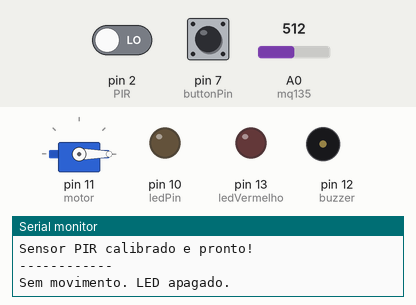
Simulated run of this sketch. Board: Arduino Uno, built with avr-gcc and run on an emulated ATmega328P. On the bench: servo, output pins drawn as LEDs (lit = HIGH), buzzer (waves = sounding), the last lines printed to the serial monitor. The test bench sets the inputs (shaded band); at power-on: A0 (mq135) = 512, pin 2 (PIR) LOW, pin 7 (buttonPin) LOW.

Above: at 3.2 s.
3.3 s: A0 (mq135) set to 686
15.5 s: A0 (mq135) set to 710
At 26.1 s:
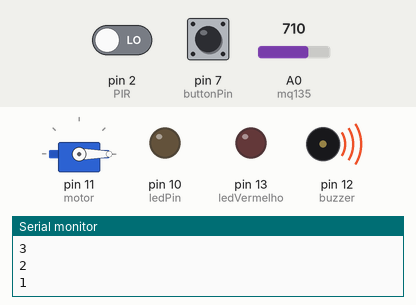
28.5 s: pin 2 (PIR) driven HIGH
At 35.4 s:
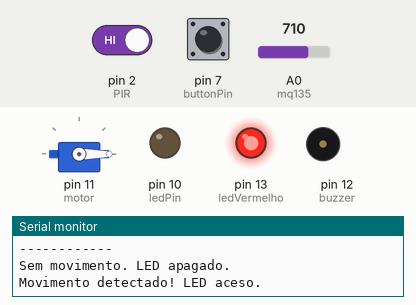
42.5 s: pin 7 (buttonPin) pulled HIGH for 3 s
At 43.4 s:
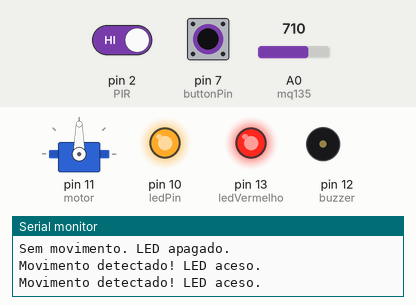
50.5 s: pin 2 (PIR) driven LOW
At 55.5 s:
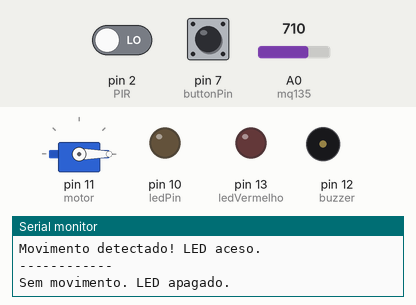
64.5 s: pin 7 (buttonPin) pulled HIGH for 3 s
At 66.3 s:
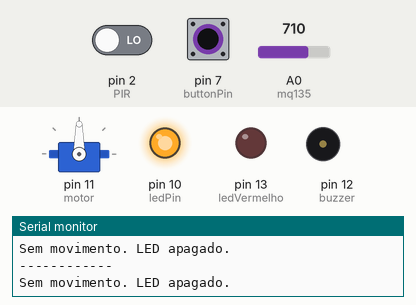
Timing chart, 0 to 72.5 s (numbered marks = the images above; inputs shaded):
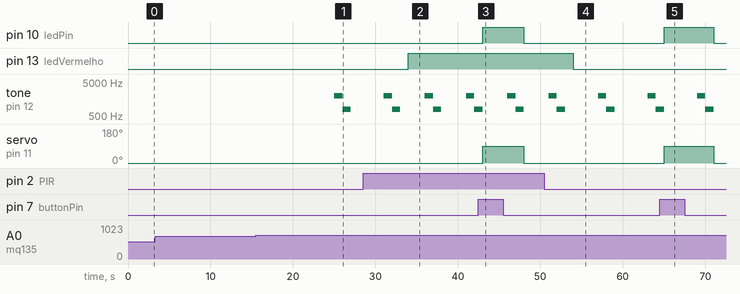

Measured:
- the behaviour switches between 700 and 701 on A0 (mq135) (found by bisection; images 0 and 1)
- after the input at 15.5 s, tone on pin 12 (buzzer): silent → 2000 Hz after 9.5 s, → 800 Hz 1.0 s later, → silent 1.0 s later
- after the input at 28.5 s, pin 13 (ledVermelho): LOW → HIGH after 5.5 s
- after the input at 42.5 s, pin 10 (ledPin): LOW → HIGH after 0.52 s, → LOW 5.0 s later; servo on pin 11 (motor): 0° → 90° after 0.52 s, → 0° 5.0 s later
- after the input at 50.5 s, pin 13 (ledVermelho): HIGH → LOW after 3.5 s
- after the input at 64.5 s, pin 10 (ledPin): LOW → HIGH after 0.52 s, → LOW 6.0 s later; servo on pin 11 (motor): 0° → 90° after 0.52 s, → 0° 6.0 s later

The sketch:

nto_para_a_lampada_da_casa_inteligente_para_pcd_visual_1__1_.ino
```cpp
 #include <Servo.h>
Servo motor;


//Variaveis Globais Detecção de gás
const int mq135 = A0;
const int buzzer = 12;
int contador = 0;

const int ledVermelho = 13; //pino do led
const int PIR = 2; // pino do PIR


int buttonPin = 7;
int ledPin = 10;
int estadoButton = 0;


void acenderLEDAoDetectarPresenca(){
int estadoPIR = digitalRead(PIR);


  if(estadoPIR == HIGH){

    digitalWrite(ledVermelho, HIGH);
    Serial.println();
      Serial.println("Movimento detectado! LED aceso.");
    delay(2000);
}
else {
   digitalWrite(ledVermelho, LOW);
  Serial.println("------------");
Serial.println("Sem movimento. LED apagado.");
  delay(3000);
  }

}//Fim do led


void alarme_dois_tons() {
int freqAlta = 2000;
int freqBaixa = 800;
int duracaoTom = 1000;

  tone(buzzer, freqAlta, duracaoTom);
delay(duracaoTom);
tone(buzzer, freqBaixa, duracaoTom);
delay(duracaoTom);

}//fim do ale


void verificarVazamentoDeGas(){

  int estadoMQ135 = analogRead(mq135);

  if (estadoMQ135 > 700) {
while (contador == 0) {
  Serial.println();
Serial.println("Detectamos que ha vazamento de gas, iremosacionar o alarme em:");
 Serial.println("3");
delay(1000);
 Serial.println("2");
delay(1000);
 Serial.println("1");
delay(1000);


  contador = 1;
}
  alarme_dois_tons();
}
else {
if (contador == 1) {
contador = 0;

  noTone(buzzer); // Para o som
delay(1000);
}
  Serial.println();
Serial.println("Ufa!!! Nao ha detecçao de gas no ambiente.");
  delay(4000);
}


}//fim do veri


void abrirporta(){
 estadoButton = digitalRead (buttonPin);
  if ( estadoButton == HIGH ) {
    digitalWrite(ledPin , HIGH);
    motor.write(90);
    delay(1000);
  }
  else {
    digitalWrite (ledPin , LOW );
    motor.write(0);
    delay(1000);
  }

}//Fim do porta


void setup() {
Serial.begin(9600);

pinMode(ledVermelho, OUTPUT);
pinMode(PIR, INPUT);

pinMode(mq135, INPUT);
pinMode(buzzer, OUTPUT);

 motor.attach(11);
 motor.write(0);

pinMode(ledPin , OUTPUT);
  pinMode (buttonPin , INPUT);

Serial.println("Calibrando o sensor PIR...");
Serial.println("Por favor, nao se mova na frente do sensor.");
delay(2000);
Serial.println("Sensor PIR calibrado e pronto!");


}//fim do stp


void loop() {

  abrirporta();
  acenderLEDAoDetectarPresenca();
  verificarVazamentoDeGas();
}//fim do loop
  
```
